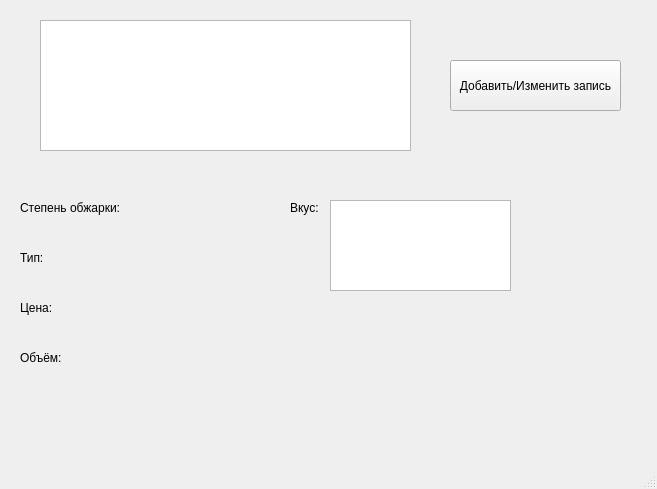
<?xml version="1.0" encoding="UTF-8"?>
<ui version="4.0">
 <class>MainWindow</class>
 <widget class="QMainWindow" name="MainWindow">
  <property name="geometry">
   <rect>
    <x>0</x>
    <y>0</y>
    <width>657</width>
    <height>489</height>
   </rect>
  </property>
  <property name="windowTitle">
   <string>MainWindow</string>
  </property>
  <widget class="QWidget" name="cw">
   <widget class="QListWidget" name="lw">
    <property name="geometry">
     <rect>
      <x>40</x>
      <y>20</y>
      <width>371</width>
      <height>131</height>
     </rect>
    </property>
   </widget>
   <widget class="QLabel" name="label">
    <property name="geometry">
     <rect>
      <x>20</x>
      <y>200</y>
      <width>111</width>
      <height>16</height>
     </rect>
    </property>
    <property name="text">
     <string>Степень обжарки:</string>
    </property>
   </widget>
   <widget class="QLabel" name="label_2">
    <property name="geometry">
     <rect>
      <x>20</x>
      <y>300</y>
      <width>41</width>
      <height>16</height>
     </rect>
    </property>
    <property name="text">
     <string>Цена:</string>
    </property>
   </widget>
   <widget class="QLabel" name="label_3">
    <property name="geometry">
     <rect>
      <x>20</x>
      <y>250</y>
      <width>31</width>
      <height>16</height>
     </rect>
    </property>
    <property name="text">
     <string>Тип:</string>
    </property>
   </widget>
   <widget class="QLabel" name="label_4">
    <property name="geometry">
     <rect>
      <x>20</x>
      <y>350</y>
      <width>55</width>
      <height>16</height>
     </rect>
    </property>
    <property name="text">
     <string>Объём:</string>
    </property>
   </widget>
   <widget class="QLabel" name="label_5">
    <property name="geometry">
     <rect>
      <x>290</x>
      <y>200</y>
      <width>55</width>
      <height>16</height>
     </rect>
    </property>
    <property name="text">
     <string>Вкус:</string>
    </property>
   </widget>
   <widget class="QPlainTextEdit" name="te">
    <property name="geometry">
     <rect>
      <x>330</x>
      <y>200</y>
      <width>181</width>
      <height>91</height>
     </rect>
    </property>
   </widget>
   <widget class="QLabel" name="lbl1">
    <property name="geometry">
     <rect>
      <x>135</x>
      <y>200</y>
      <width>55</width>
      <height>16</height>
     </rect>
    </property>
    <property name="text">
     <string/>
    </property>
   </widget>
   <widget class="QLabel" name="lbl2">
    <property name="geometry">
     <rect>
      <x>55</x>
      <y>250</y>
      <width>55</width>
      <height>16</height>
     </rect>
    </property>
    <property name="text">
     <string/>
    </property>
   </widget>
   <widget class="QLabel" name="lbl3">
    <property name="geometry">
     <rect>
      <x>60</x>
      <y>300</y>
      <width>55</width>
      <height>16</height>
     </rect>
    </property>
    <property name="text">
     <string/>
    </property>
   </widget>
   <widget class="QLabel" name="lbl4">
    <property name="geometry">
     <rect>
      <x>70</x>
      <y>350</y>
      <width>55</width>
      <height>16</height>
     </rect>
    </property>
    <property name="text">
     <string/>
    </property>
   </widget>
   <widget class="QPushButton" name="btn2">
    <property name="geometry">
     <rect>
      <x>450</x>
      <y>60</y>
      <width>171</width>
      <height>51</height>
     </rect>
    </property>
    <property name="text">
     <string>Добавить/Изменить запись</string>
    </property>
   </widget>
  </widget>
  <widget class="QMenuBar" name="menubar">
   <property name="geometry">
    <rect>
     <x>0</x>
     <y>0</y>
     <width>657</width>
     <height>26</height>
    </rect>
   </property>
  </widget>
  <widget class="QStatusBar" name="statusbar"/>
 </widget>
 <resources/>
 <connections/>
</ui>
